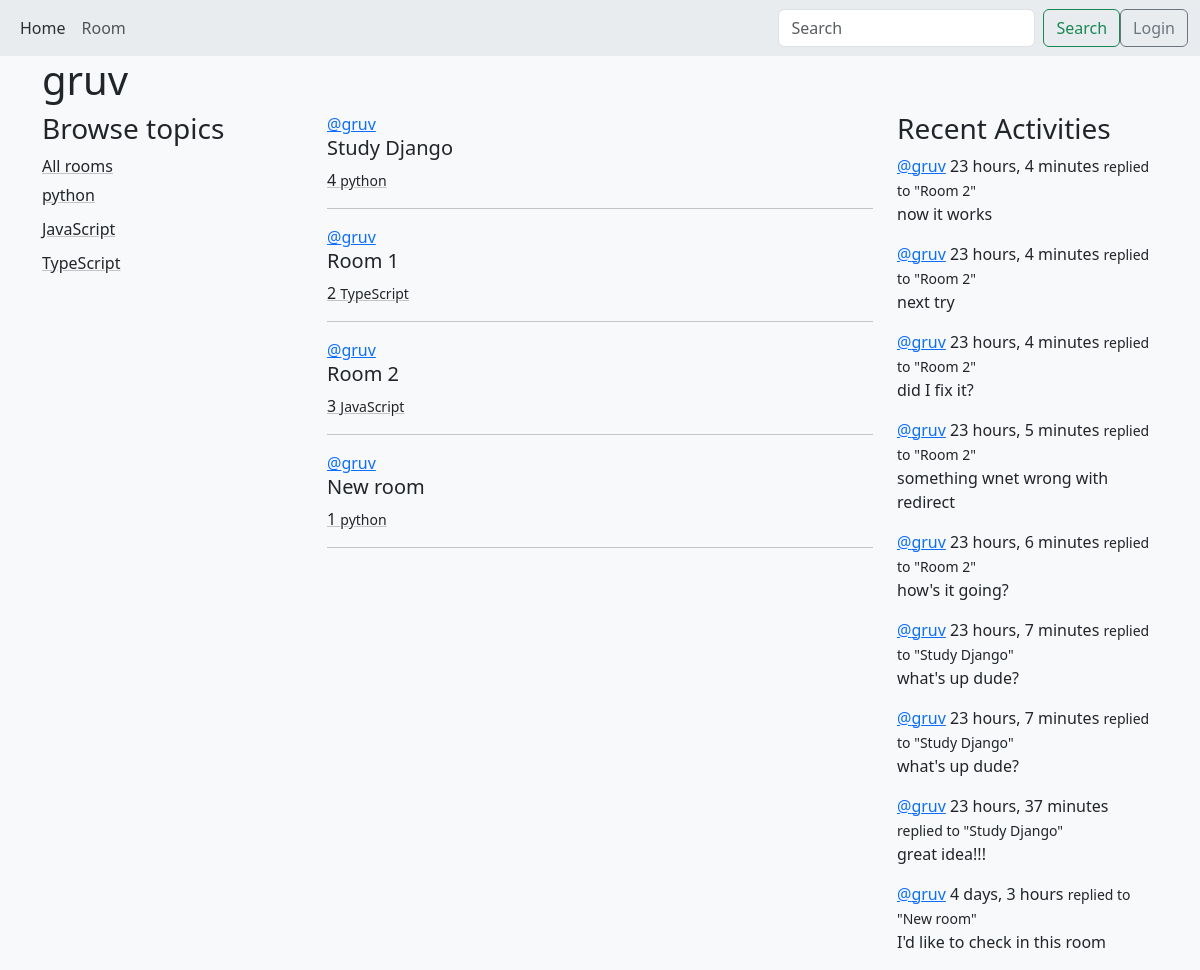
The app's page /profile/1 with its own data.
### base/models.py (models this page shows, shortened)
class Topic(models.Model):
    name = models.CharField(max_length=200)

class Room(models.Model):
    host = models.ForeignKey(User, on_delete=SET_NULL, null=True)
    topic = models.ForeignKey(Topic, on_delete=SET_NULL, null=True)
    name = models.CharField(max_length=200)
    description = models.TextField(null=True, blank=True)  #true allows to be empty
    participants = models.ManyToManyField(User, related_name='participants', blank=True)
    updated = models.DateTimeField(auto_now=True)
    created = models.DateTimeField(auto_now_add=True)
    class Meta:
        ordering =  ['-updated', '-created']
    def __str__(self):
        return self.name

class Message(models.Model):
    user = models.ForeignKey(User, on_delete=CASCADE)
    room = models.ForeignKey(Room, on_delete=models.CASCADE)
    body = models.TextField()
    updated = models.DateTimeField(auto_now=True)
    created = models.DateTimeField(auto_now_add=True)
    class Meta:
        ordering =  ['-updated', '-created']
    def __str__(self):
        return self.body[0:50]

### base/views.py (the view)
# urls.py: path('profile/<str:pk>', views.user_profile, name='user-profile'),
def user_profile(req, pk):
    user = User.objects.get(id=pk)
    rooms = user.room_set.all()
    room_messages = user.message_set.all()
    topics = Topic.objects.all()
    context = {
        'user': user,
        'rooms': rooms,
        'room_messages': room_messages,
        'topics': topics,
    }
    return render(req, 'base/profile.html', context)

### base/templates/base/profile.html
{% extends 'index.html' %}
{% block content%}
<h1>{{user.username}}</h1>
<div class="row">
    <div class="col-3">
        {% include 'base/topics_component.html' %}
    </div>
    <div class="col-6">
        {% include 'base/feed_component.html' %}
    </div>
    <div class="col-3">
        {% include 'base/activity_component.html' %}
    </div>
</div>
{% endblock %}

### base/templates/base/topics_component.html
<h3>Browse topics</h3>
<a
    class="link-underline-opacity-25 link-underline-opacity-100-hover link-dark"
    href="{% url 'room' %}"
>All rooms
</a>
{% for topic in topics %}
<div style="padding-top: 5px; padding-bottom: 5px">
    <a
        class="link-dark link-underline-opacity-25 link-underline-opacity-100-hover"
        href="{% url 'room' %}?q={{topic.name}}"
    >{{ topic.name }}
    </a>
</div>
{% endfor %}

### base/templates/base/feed_component.html (shortened to what this page needs)
{% for room in rooms %}
    <div>
      <a href="{% url 'user-profile' room.host.id %}" class="link-primary">@{{ room.host.username }}</a>
      <h5>{{ room.name }}</h5>
      <a
        class="link-dark link-underline-opacity-25 link-underline-opacity-100-hover"
        href=" {% url 'room_id' room.id %} "
        >{{ room.id }} <small>{{ room.topic.name}}</small></a
      >
      <hr />
    </div>
    {% endfor %}

### base/templates/base/activity_component.html (shortened to what this page needs)
 <h3>Recent Activities</h3>
    {% for message in room_messages %}
    <div class="mb-2">
      <a href="{% url 'user-profile' message.user.id %}" class="link-primary"> @{{message.user}}</a>
        <span> {{message.created|timesince}}</span>
      <small>replied to "{{message.room}}"</small>
      <p>{{message}}</p>
    </div>
    {% endfor %}

### records on screen
Topic: name "python"
Topic: name "JavaScript"
Topic: name "TypeScript"
Room: host.username "gruv", name "Study Django", id "4", topic.name "python"
Room: host.username "gruv", name "Room 1", id "2", topic.name "TypeScript"
Room: host.username "gruv", name "Room 2", id "3", topic.name "JavaScript"
Room: host.username "gruv", name "New room", id "1", topic.name "python"
Message: user "gruv", created "23 hours, 4 minutes", room "Room 2", body "now it works"
Message: user "gruv", created "23 hours, 4 minutes", room "Room 2", body "next try"
Message: user "gruv", created "23 hours, 4 minutes", room "Room 2", body "did I fix it?"
Message: user "gruv", created "23 hours, 5 minutes", room "Room 2", body "something wnet wrong with redirect"
Message: user "gruv", created "23 hours, 6 minutes", room "Room 2", body "how's it going?"
Message: user "gruv", created "23 hours, 7 minutes", room "Study Django", body "what's up dude?"
Message: user "gruv", created "23 hours, 7 minutes", room "Study Django", body "what's up dude?"
Message: user "gruv", created "23 hours, 37 minutes", room "Study Django", body "great idea!!!"
Message: user "gruv", created "4 days, 3 hours", room "New room", body "I'd like to check in this room"

### other values on screen
{{ user.username }} "gruv"
